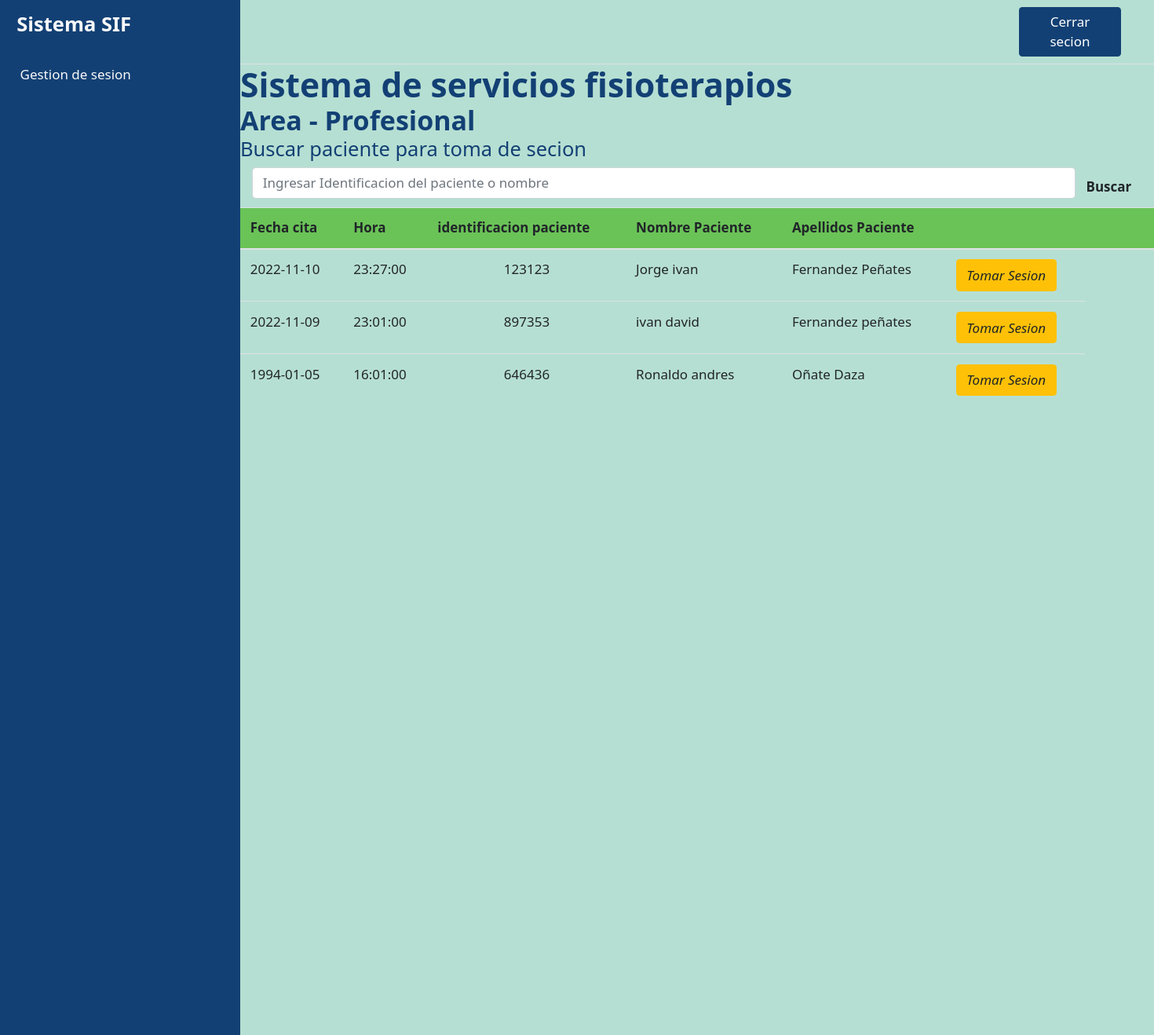
Page /vistas/Profesional/paginaprincipal.php on the committed database.
### tables this page shows
CREATE TABLE `citas` (
  `Fecha` date NOT NULL,
  `Hora` time NOT NULL,
  `NumeroIdentificacion` int(11) NOT NULL
);

CREATE TABLE `pacientes` (
  `TipoIdentificacion` varchar(30) NOT NULL,
  `NumeroIdentificacion` int(11) NOT NULL,
  `Nombre` varchar(30) NOT NULL,
  `Apellidos` varchar(30) NOT NULL,
  `CorreoElectronico` varchar(50) NOT NULL,
  `Telefono` int(11) NOT NULL,
  `CIudadResidencia` varchar(30) NOT NULL,
  `DireccionResidencia` varchar(30) NOT NULL,
  `Sexo` varchar(30) NOT NULL,
  `FechaNacimiento` date NOT NULL,
  `NombreAcudiente` varchar(30) NOT NULL,
  `ApellidosAcudiente` varchar(30) NOT NULL,
  `CorreoAcudiente` varchar(30) NOT NULL,
  `TelefonoAcudiente` int(11) NOT NULL,
  `EdadAcudiente` int(11) NOT NULL
);

### vistas/Profesional/paginaprincipal.php (the view, shortened to what this page needs)
<!doctype html>
<html lang="en">
<head>
    <link rel="stylesheet" href="https://stackpath.bootstrapcdn.com/bootstrap/4.3.1/css/bootstrap.min.css">
    <link rel="stylesheet" href="../../Recursos/Bootstrap.css">
    <link href="https://unpkg.com/ionicons@4.5.10-0/dist/css/ionicons.min.css" rel="stylesheet">
</head>
<body>
    <div class="d-flex" id="content-wrapper">
        <div id="sidebar-container" class="bg-primary">
            <div class="logo">
                <h4 class="text-light font-weight-bold mb-0">Sistema SIF</h4>
            </div>
            <div class="menu">
                <a href="citas.html" class="d-block text-light p-3 border-0"><i class="icon ion-md-apps lead mr-2"></i>
                    Gestion de sesion</a>
            </div>
        </div>
        <div class="w-100">
            <nav class="navbar navbar-expand-lg navbar-light bg-light border-bottom">
                <div class="container">
                    <div class="collapse navbar-collapse" id="navbarSupportedContent">
                        <a href="../../controladores/cerrarsecion.php"><button class="btn btn-primary" data-bs-toggle="modal" data-bs-target="#mymodal" style=" margin-left: 960px; width: 130px;">Cerrar secion
                            </button></a>
                    </div>
                </div>
            </nav>
            <div id="content" class="bg-grey w-200">
                <h1 class="font-weight-bold mb-0">Sistema de servicios fisioterapios</h1>
                <h2 class="font-weight-bold mb-0">Area - Profesional</h2>
                <div id="content" class="bg-grey w-100">
                    <h4>Buscar paciente para toma de secion</h4>
                    <div class="container-fluid">
                        <form class="d-flex" action="" method="GET">
                            <input class="form-control" type="search" placeholder="Ingresar Identificacion del paciente o nombre" name="busqueda">
                            <button class="btn btn-ontline-info" type="submit" name="enviar"><b>Buscar</b></button><br><br>
                        </form>
                    </div>
                    <?php
                    $where = "";
                    ?>
                    <div class="table-responsice">
                        <table class="table table-caption">
                            <thead>
                                <tr class="table-active" style="background-color:  #73D35E;">
                                    <th scope="col">Fecha cita</th>
                                    <th scope="col">Hora</th>
                                    <th scope="col">identificacion paciente</th>
                                    <th scope="col">Nombre Paciente</th>
                                    <th scope="col">Apellidos Paciente</th>
                                    <th scope="col"></th>
                                    <th scope="col"></th>
                                    <th scope="col"></th>
                                    <th scope="col"></th>
                                </tr>
                            </thead>
                            <tbody>
                                <?php
                                $conexion = mysqli_connect("localhost", "root", "", "proyecto_final_web2");
                                $sql = "SELECT c.Fecha,
                           c.Hora,
                           c.NumeroIdentificacion,
                           pa.Nombre,
                          pa.Apellidos
                    FROM citas As c
                    INNER JOIN pacientes as pa ON c.NumeroIdentificacion = pa.NumeroIdentificacion
                    $where";
                                $datos = mysqli_query($conexion, $sql);
                                if ($datos !== false && $datos->num_rows > 0) {
                                    while ($fila = mysqli_fetch_array($datos)) {
                                ?>
                                        <tr>
                                            <td><?php echo $fila['Fecha']; ?> </td>
                                            <td><?php echo $fila['Hora']; ?> </td>
                                            <td>
                                                <center><?php echo $fila['NumeroIdentificacion']; ?></center>
                                            </td>
                                            <td><?php echo $fila['Nombre']; ?> </td>
                                            <td><?php echo $fila['Apellidos']; ?> </td>
                                            <td>
                                                <a class="btn btn-warning" href="primerformulario.php">
                                                    <i class="fa fa-edit">Tomar Sesion</i> </a>
                                            </td>
                                        </tr>
                                    <?php
                                    }
                                } else {
                                    ?>
                                    <tr class="text-center">
                                        <td colspan="16">No existen registros</td>
                                    </tr>
                                <?php
                                }
                                ?>
                            </tbody>
                        </table>
                    </div>
                </div>
</body>
</html>

### vistas/Profesional/paginaprincipal.php (style rules this page uses)
* { font-family: Segoe UI; font-size: 17px; }

### rows in the picture
citas: Fecha "2022-11-10", Hora "23:27:00", NumeroIdentificacion "123123", NumeroIdentificacion.Nombre "Jorge ivan", NumeroIdentificacion.Apellidos "Fernandez Peñates"
citas: Fecha "2022-11-09", Hora "23:01:00", NumeroIdentificacion "897353", NumeroIdentificacion.Nombre "ivan david", NumeroIdentificacion.Apellidos "Fernandez peñates"
citas: Fecha "1994-01-05", Hora "16:01:00", NumeroIdentificacion "646436", NumeroIdentificacion.Nombre "Ronaldo andres", NumeroIdentificacion.Apellidos "Oñate Daza"
